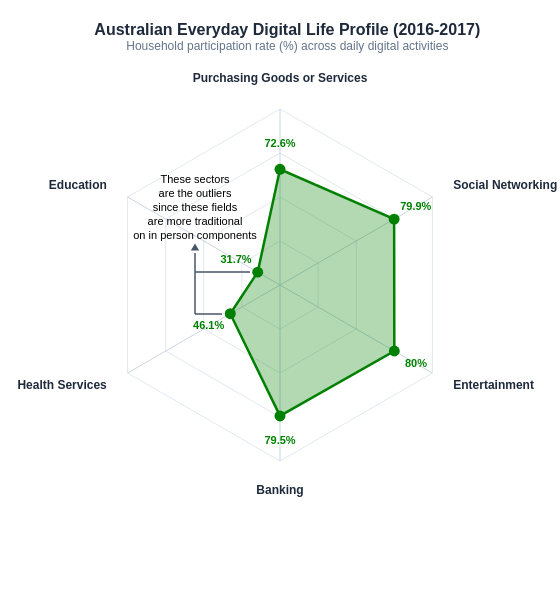

The specification (Vega-Lite) saved for this image:
### Vega specification from a JSON file in a GitHub repository (floating-point values rounded to 4 significant figures)
{"$schema": "https://vega.github.io/schema/vega/v5.json", "description": "Australian Everyday Digital Life Profile radar chart", "width": 560, "height": 600, "padding": {"left": 150, "right": 150, "top": 20, "bottom": 50}, "autosize": {"type": "none", "contains": "padding"}, "title": {"text": "Australian Everyday Digital Life Profile (2016-2017)", "subtitle": "Household participation rate (%) across daily digital activities", "anchor": "middle", "fontSize": 16, "subtitleFontSize": 12, "color": "#1e293b", "subtitleColor": "#64748b", "offset": 20}, "signals": [{"name": "radius", "value": 176}], "data": [{"name": "table", "values": [{"key": "Banking", "value": 79.5, "id": 0}, {"key": "Entertainment", "value": 80.0, "id": 1}, {"key": "Social Networking", "value": 79.9, "id": 2}, {"key": "Purchasing Goods or Services", "value": 72.6, "id": 3}, {"key": "Education", "value": 31.7, "id": 4}, {"key": "Health Services", "value": 46.1, "id": 5}]}, {"name": "rings", "values": [{"level": 40}, {"level": 60}, {"level": 80}, {"level": 100}]}, {"name": "arrows", "values": [{"x": -30, "y": -13, "x2": -85, "y2": -13}, {"x": -58, "y": 29, "x2": -85, "y2": 29}, {"x": -85, "y": 29, "x2": -85, "y2": -32}]}, {"name": "arrowhead", "values": [{"x": -85, "y": -38}]}], "scales": [{"name": "radial", "type": "linear", "domain": [20, 100], "range": {"signal": "[0, radius]"}, "zero": false, "nice": false}], "encode": {"enter": {"x": {"signal": "width / 2"}, "y": {"signal": "height / 2"}}}, "marks": [{"type": "group", "name": "ring-group", "zindex": 0, "from": {"facet": {"data": "rings", "name": "ringFacet", "groupby": "level"}}, "marks": [{"type": "line", "from": {"data": "table"}, "encode": {"enter": {"interpolate": {"value": "linear-closed"}, "x": {"signal": "scale('radial', parent.level) * cos(datum.id * PI / 3 - PI / 2)"}, "y": {"signal": "-scale('radial', parent.level) * sin(datum.id * PI / 3 - PI / 2)"}, "stroke": {"value": "#e2e8f0"}, "strokeWidth": {"value": 1}}}}]}, {"type": "rule", "name": "spokes", "from": {"data": "table"}, "zindex": 0, "encode": {"enter": {"x": {"value": 0}, "y": {"value": 0}, "x2": {"signal": "radius * cos(datum.id * PI / 3 - PI / 2)"}, "y2": {"signal": "-radius * sin(datum.id * PI / 3 - PI / 2)"}, "stroke": {"value": "#cbd5e1"}, "strokeWidth": {"value": 1}}}}, {"type": "line", "name": "area", "from": {"data": "table"}, "zindex": 1, "encode": {"enter": {"interpolate": {"value": "linear-closed"}, "x": {"signal": "scale('radial', datum.value) * cos(datum.id * PI / 3 - PI / 2)"}, "y": {"signal": "-scale('radial', datum.value) * sin(datum.id * PI / 3 - PI / 2)"}, "fill": {"value": "green"}, "fillOpacity": {"value": 0.3}, "stroke": {"value": "green"}, "strokeWidth": {"value": 2.5}}}}, {"type": "symbol", "name": "points", "from": {"data": "table"}, "zindex": 2, "encode": {"enter": {"x": {"signal": "scale('radial', datum.value) * cos(datum.id * PI / 3 - PI / 2)"}, "y": {"signal": "-scale('radial', datum.value) * sin(datum.id * PI / 3 - PI / 2)"}, "size": {"value": 120}, "fill": {"value": "green"}, "cursor": {"value": "pointer"}, "tooltip": {"signal": "{'Activity': datum.key, 'Participation Rate (%)': format(datum.value, '.1f')}"}}}}, {"type": "text", "name": "value-labels", "from": {"data": "table"}, "zindex": 2, "encode": {"enter": {"x": {"signal": "(scale('radial', datum.value) + 25) * cos(datum.id * PI / 3 - PI / 2)"}, "y": {"signal": "-(scale('radial', datum.value) + 25) * sin(datum.id * PI / 3 - PI / 2)"}, "text": {"signal": "datum.value + '%'"}, "align": {"value": "center"}, "baseline": {"value": "middle"}, "fontWeight": {"value": "bold"}, "fontSize": {"value": 11}, "fill": {"value": "green"}}}}, {"type": "text", "name": "category-labels", "from": {"data": "table"}, "zindex": 2, "encode": {"enter": {"x": {"signal": "(radius + 24) * cos(datum.id * PI / 3 - PI / 2)"}, "y": {"signal": "-(radius + 24) * sin(datum.id * PI / 3 - PI / 2)"}, "text": {"field": "key"}, "align": [{"test": "abs(cos(datum.id * PI / 3 - PI / 2)) < 0.1", "value": "center"}, {"test": "cos(datum.id * PI / 3 - PI / 2) > 0", "value": "left"}, {"value": "right"}], "baseline": [{"test": "sin(datum.id * PI / 3 - PI / 2) < -0.9", "value": "top"}, {"test": "sin(datum.id * PI / 3 - PI / 2) > 0.9", "value": "bottom"}, {"value": "middle"}], "fontWeight": {"value": "bold"}, "fontSize": {"value": 12}, "fill": {"value": "#1e293b"}}}}, {"type": "text", "name": "annotation-paragraph", "zindex": 3, "encode": {"enter": {"x": {"value": -85}, "y": {"value": -100}, "text": {"value": ["These sectors", "are the outliers", "since these fields", "are more traditional", "on in person components"]}, "align": {"value": "center"}, "baseline": {"value": "bottom"}, "fontSize": {"value": 11}, "lineHeight": {"value": 14}, "fill": {"value": "black"}}}}, {"type": "rule", "name": "arrow-lines", "from": {"data": "arrows"}, "zindex": 3, "encode": {"enter": {"x": {"field": "x"}, "y": {"field": "y"}, "x2": {"field": "x2"}, "y2": {"field": "y2"}, "stroke": {"value": "#475569"}, "strokeWidth": {"value": 1.5}}}}, {"type": "symbol", "name": "arrow-heads", "from": {"data": "arrowhead"}, "zindex": 3, "encode": {"enter": {"x": {"field": "x"}, "y": {"field": "y"}, "shape": {"value": "triangle-up"}, "size": {"value": 70}, "fill": {"value": "#475569"}}}}]}
